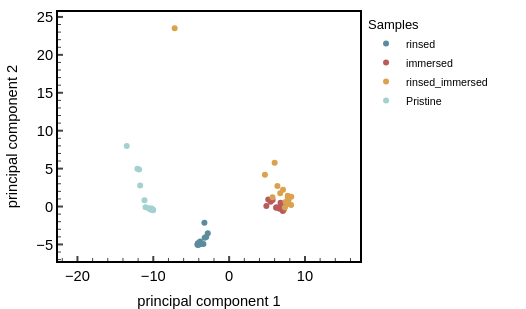
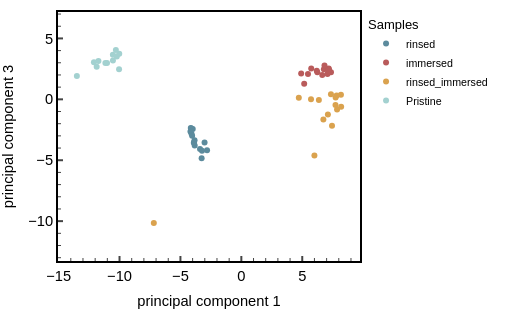
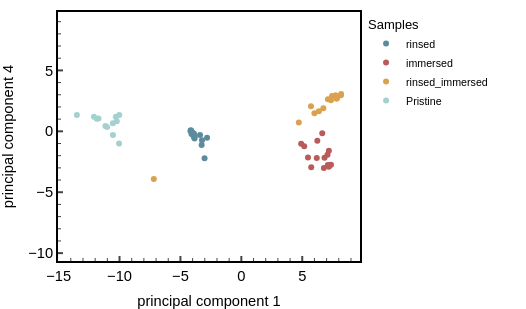
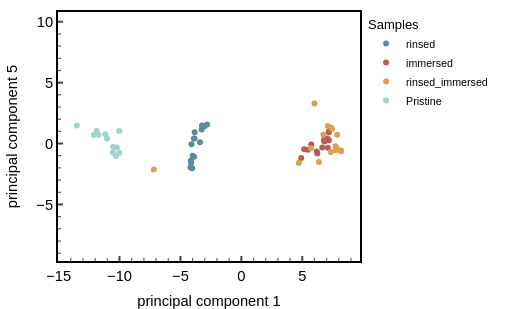

Write notebook code for charts like these, in order.
### Code cell
import plotly.graph_objects as go
from plotly.subplots import make_subplots
from scientific_utils.publication_plotly import apply_style, my_color_scale, BAR_MARGIN, OVERVIEW_W_CM, OVERVIEW_H_CM, SHOW_LEGEND

# Create unique symbols for each sample
unique_samples = list(principal_components_transformed[principal_components_transformed.columns[-1]].unique())
print('All the Sample Names in the dataframe are:\n', unique_samples)
print('|')   
print('Plotting Score Plots')

# Plot each column against each other
for i, col1 in enumerate(principal_components_transformed.columns[:-1]):
    for j, col2 in enumerate(principal_components_transformed.columns[:-1]):
        if i < j:  # Only plot unique pairs, skip if same column or reverse pairs
            # Create scatter plot with color gradient and different symbols for each sample
            fig = go.Figure()

            for sample in unique_samples:
                sample_df = principal_components_transformed[principal_components_transformed['Sample Names'] == sample]
                fig.add_trace(go.Scatter(
                    x=sample_df[col1],
                    y=sample_df[col2],
                    mode='markers',
                    marker_color=color_list[unique_samples.index(sample)], 
                    name=sample  # Label for the legend
                ))

            fig['layout'].update(height = 800, width = 800, title = 'PCA Biplot')
    
            ##### Change Visual Layout of the Plot: publication style (publication_plotly.apply_style)
            apply_style(fig, col1, col2, plot_w_cm=OVERVIEW_W_CM, plot_h_cm=OVERVIEW_H_CM,
                        x_tickformat='uniform', y_tickformat='uniform', showlegend=SHOW_LEGEND)
            fig.update_layout(legend_title_text="Samples")
            fig.update_xaxes(scaleanchor="y", scaleratio=1)   # same scale on both axes (score plot), as before

            # Save Plot as interactive html Plot
            fig.write_html(images_outdir + col1 + '_VS_' + col2 + ".html") # images_outdir + "Comparing_specCapacites" + ".html"

            fig.show()

### Figure 1 — Plotly figure (JSON) as saved in the notebook; plotly's stock layout.template omitted (floating-point values rounded to 4 significant figures)
{"data": [{"marker": {"color": "#5c8b9d"}, "mode": "markers", "name": "rinsed", "type": "scatter", "x": [-4.092, -3.841, -3.83, -3.902, -3.99, -4.147, -4.12, -4.177, -4.042, -3.881, -3.392, -2.815, -3.018, -3.227, -3.26], "y": [-5.031, -4.98, -4.603, -4.731, -5.004, -4.987, -4.825, -5.046, -4.987, -4.873, -4.944, -3.518, -4.03, -4.108, -2.149]}, {"marker": {"color": "#b95b5b"}, "mode": "markers", "name": "immersed", "type": "scatter", "x": [6.642, 7.097, 7.186, 7.358, 6.774, 5.737, 5.159, 7.174, 7.186, 7.075, 6.191, 5.471, 4.91, 6.239, 6.828], "y": [-0.2865, 0.093, 0.2516, 0.1459, 0.5019, 0.8521, 0.9287, -0.3835, -0.4203, -0.5981, -0.1465, 0.6244, 0.06928, -0.09195, 0.01464]}, {"marker": {"color": "#daa24e"}, "mode": "markers", "name": "rinsed_immersed", "type": "scatter", "x": [7.443, 6.734, -7.186, 5.999, 7.106, 7.857, 8.193, 7.73, 7.741, 8.176, 7.823, 5.719, 7.357, 4.717, 6.365], "y": [0.5924, 1.754, 23.51, 5.763, 2.213, 0.3246, 1.282, 1.407, 1.21, 0.2171, 0.7954, 1.233, -0.1423, 4.201, 2.71]}, {"marker": {"color": "#a3d1d0"}, "mode": "markers", "name": "Pristine", "type": "scatter", "x": [-11.03, -11.16, -11.73, -10.04, -10.54, -10.55, -10.22, -13.5, -12.1, -11.88, -10.02, -10.3], "y": [-0.1034, 0.8232, 2.77, -0.4339, -0.2832, -0.2318, -0.2659, 7.98, 4.973, 4.895, -0.4997, -0.4355]}], "layout": {"font": {"color": "black", "family": "Arial", "size": 14.67}, "height": 309, "legend": {"bgcolor": "rgba(255,255,255,0)", "font": {"size": 10.67}, "title": {"text": "Samples"}, "x": 1.02, "xanchor": "left", "y": 1, "yanchor": "top"}, "margin": {"autoexpand": false, "b": 48, "l": 58, "r": 166, "t": 12}, "paper_bgcolor": "white", "plot_bgcolor": "white", "showlegend": true, "title": {}, "width": 526, "xaxis": {"automargin": false, "gridcolor": "lightgrey", "gridwidth": 0.5, "linecolor": "black", "linewidth": 2, "minor": {"ticklen": 3, "ticks": "inside", "tickwidth": 1}, "mirror": true, "scaleanchor": "y", "scaleratio": 1, "showgrid": false, "showline": true, "showticklabels": true, "tickfont": {"size": 14.67}, "ticklen": 5, "ticks": "inside", "tickwidth": 2, "title": {"font": {"size": 14.67}, "text": "principal component 1"}}, "yaxis": {"automargin": false, "gridcolor": "lightgrey", "gridwidth": 0.5, "linecolor": "black", "linewidth": 2, "minor": {"ticklen": 3, "ticks": "inside", "tickwidth": 1}, "mirror": true, "showgrid": false, "showline": true, "showticklabels": true, "tickfont": {"size": 14.67}, "ticklen": 5, "ticks": "inside", "tickwidth": 2, "title": {"font": {"size": 14.67}, "text": "principal component 2"}}}}

### Figure 2 — Plotly figure (JSON) as saved in the notebook; plotly's stock layout.template omitted (floating-point values rounded to 4 significant figures)
{"data": [{"marker": {"color": "#5c8b9d"}, "mode": "markers", "name": "rinsed", "type": "scatter", "x": [-4.092, -3.841, -3.83, -3.902, -3.99, -4.147, -4.12, -4.177, -4.042, -3.881, -3.392, -2.815, -3.018, -3.227, -3.26], "y": [-2.822, -3.354, -3.793, -3.569, -2.445, -2.352, -2.391, -2.637, -2.999, -3.553, -4.077, -4.183, -3.538, -4.226, -4.837]}, {"marker": {"color": "#b95b5b"}, "mode": "markers", "name": "immersed", "type": "scatter", "x": [6.642, 7.097, 7.186, 7.358, 6.774, 5.737, 5.159, 7.174, 7.186, 7.075, 6.191, 5.471, 4.91, 6.239, 6.828], "y": [1.988, 2.424, 2.372, 2.219, 2.465, 2.536, 1.283, 2.525, 2.447, 2.072, 2.35, 2.074, 2.124, 2.219, 2.77]}, {"marker": {"color": "#daa24e"}, "mode": "markers", "name": "rinsed_immersed", "type": "scatter", "x": [7.443, 6.734, -7.186, 5.999, 7.106, 7.857, 8.193, 7.73, 7.741, 8.176, 7.823, 5.719, 7.357, 4.717, 6.365], "y": [-2.176, -1.646, -10.15, -4.62, -1.253, -0.8434, -0.6175, -0.4665, 0.1468, 0.3707, 0.3096, 0.01257, 0.4202, 0.1218, -0.06444]}, {"marker": {"color": "#a3d1d0"}, "mode": "markers", "name": "Pristine", "type": "scatter", "x": [-11.03, -11.16, -11.73, -10.04, -10.54, -10.55, -10.22, -13.5, -12.1, -11.88, -10.02, -10.3], "y": [2.992, 2.979, 3.149, 2.468, 3.186, 3.661, 3.509, 1.913, 3.04, 2.682, 3.737, 4.042]}], "layout": {"font": {"color": "black", "family": "Arial", "size": 14.67}, "height": 309, "legend": {"bgcolor": "rgba(255,255,255,0)", "font": {"size": 10.67}, "title": {"text": "Samples"}, "x": 1.02, "xanchor": "left", "y": 1, "yanchor": "top"}, "margin": {"autoexpand": false, "b": 48, "l": 58, "r": 166, "t": 12}, "paper_bgcolor": "white", "plot_bgcolor": "white", "showlegend": true, "title": {}, "width": 526, "xaxis": {"automargin": false, "gridcolor": "lightgrey", "gridwidth": 0.5, "linecolor": "black", "linewidth": 2, "minor": {"ticklen": 3, "ticks": "inside", "tickwidth": 1}, "mirror": true, "scaleanchor": "y", "scaleratio": 1, "showgrid": false, "showline": true, "showticklabels": true, "tickfont": {"size": 14.67}, "ticklen": 5, "ticks": "inside", "tickwidth": 2, "title": {"font": {"size": 14.67}, "text": "principal component 1"}}, "yaxis": {"automargin": false, "gridcolor": "lightgrey", "gridwidth": 0.5, "linecolor": "black", "linewidth": 2, "minor": {"ticklen": 3, "ticks": "inside", "tickwidth": 1}, "mirror": true, "showgrid": false, "showline": true, "showticklabels": true, "tickfont": {"size": 14.67}, "ticklen": 5, "ticks": "inside", "tickwidth": 2, "title": {"font": {"size": 14.67}, "text": "principal component 3"}}}}

### Figure 3 — Plotly figure (JSON) as saved in the notebook; plotly's stock layout.template omitted (floating-point values rounded to 4 significant figures)
{"data": [{"marker": {"color": "#5c8b9d"}, "mode": "markers", "name": "rinsed", "type": "scatter", "x": [-4.092, -3.841, -3.83, -3.902, -3.99, -4.147, -4.12, -4.177, -4.042, -3.881, -3.392, -2.815, -3.018, -3.227, -3.26], "y": [-0.2252, -0.5798, -0.4092, -0.4395, -0.1186, 0.09761, 0.04728, 0.0163, -0.2027, -0.2011, -0.3123, -0.5207, -2.218, -0.7428, -1.128]}, {"marker": {"color": "#b95b5b"}, "mode": "markers", "name": "immersed", "type": "scatter", "x": [6.642, 7.097, 7.186, 7.358, 6.774, 5.737, 5.159, 7.174, 7.186, 7.075, 6.191, 5.471, 4.91, 6.239, 6.828], "y": [-0.1599, -2.757, -1.596, -2.751, -3.013, -2.943, -1.235, -2.826, -2.907, -1.924, -2.195, -2.16, -1.028, -0.7845, -2.169]}, {"marker": {"color": "#daa24e"}, "mode": "markers", "name": "rinsed_immersed", "type": "scatter", "x": [7.443, 6.734, -7.186, 5.999, 7.106, 7.857, 8.193, 7.73, 7.741, 8.176, 7.823, 5.719, 7.357, 4.717, 6.365], "y": [2.889, 1.898, -3.912, 1.483, 2.623, 2.74, 3.061, 2.933, 2.942, 2.959, 2.672, 2.055, 2.541, 0.7272, 1.655]}, {"marker": {"color": "#a3d1d0"}, "mode": "markers", "name": "Pristine", "type": "scatter", "x": [-11.03, -11.16, -11.73, -10.04, -10.54, -10.55, -10.22, -13.5, -12.1, -11.88, -10.02, -10.3], "y": [0.3453, 0.4276, 1.061, -0.9994, -0.3074, 0.6694, 0.8206, 1.331, 1.204, 1.026, 1.337, 1.201]}], "layout": {"font": {"color": "black", "family": "Arial", "size": 14.67}, "height": 309, "legend": {"bgcolor": "rgba(255,255,255,0)", "font": {"size": 10.67}, "title": {"text": "Samples"}, "x": 1.02, "xanchor": "left", "y": 1, "yanchor": "top"}, "margin": {"autoexpand": false, "b": 48, "l": 58, "r": 166, "t": 12}, "paper_bgcolor": "white", "plot_bgcolor": "white", "showlegend": true, "title": {}, "width": 526, "xaxis": {"automargin": false, "gridcolor": "lightgrey", "gridwidth": 0.5, "linecolor": "black", "linewidth": 2, "minor": {"ticklen": 3, "ticks": "inside", "tickwidth": 1}, "mirror": true, "scaleanchor": "y", "scaleratio": 1, "showgrid": false, "showline": true, "showticklabels": true, "tickfont": {"size": 14.67}, "ticklen": 5, "ticks": "inside", "tickwidth": 2, "title": {"font": {"size": 14.67}, "text": "principal component 1"}}, "yaxis": {"automargin": false, "gridcolor": "lightgrey", "gridwidth": 0.5, "linecolor": "black", "linewidth": 2, "minor": {"ticklen": 3, "ticks": "inside", "tickwidth": 1}, "mirror": true, "showgrid": false, "showline": true, "showticklabels": true, "tickfont": {"size": 14.67}, "ticklen": 5, "ticks": "inside", "tickwidth": 2, "title": {"font": {"size": 14.67}, "text": "principal component 4"}}}}

### Figure 4 — Plotly figure (JSON) as saved in the notebook; plotly's stock layout.template omitted (floating-point values rounded to 4 significant figures)
{"data": [{"marker": {"color": "#5c8b9d"}, "mode": "markers", "name": "rinsed", "type": "scatter", "x": [-4.092, -3.841, -3.83, -3.902, -3.99, -4.147, -4.12, -4.177, -4.042, -3.881, -3.392, -2.815, -3.018, -3.227, -3.26], "y": [-0.05332, 0.407, 0.9326, 0.4094, -1.007, -1.411, -1.593, -1.957, -2.035, -1.08, 0.09902, 1.568, 1.424, 1.477, 1.149]}, {"marker": {"color": "#b95b5b"}, "mode": "markers", "name": "immersed", "type": "scatter", "x": [6.642, 7.097, 7.186, 7.358, 6.774, 5.737, 5.159, 7.174, 7.186, 7.075, 6.191, 5.471, 4.91, 6.239, 6.828], "y": [-0.3288, -0.3387, 0.2671, 1.268, 0.2911, -0.08133, -0.4626, 0.9647, 0.9297, 0.4096, -0.6443, -0.5006, -1.178, -0.8097, 0.1599]}, {"marker": {"color": "#daa24e"}, "mode": "markers", "name": "rinsed_immersed", "type": "scatter", "x": [7.443, 6.734, -7.186, 5.999, 7.106, 7.857, 8.193, 7.73, 7.741, 8.176, 7.823, 5.719, 7.357, 4.717, 6.365], "y": [1.202, 0.727, -2.139, 3.296, 1.438, 0.7221, -0.6336, -0.2214, -0.5591, -0.5634, -0.3826, -0.3784, -0.694, -1.593, -1.509]}, {"marker": {"color": "#a3d1d0"}, "mode": "markers", "name": "Pristine", "type": "scatter", "x": [-11.03, -11.16, -11.73, -10.04, -10.54, -10.55, -10.22, -13.5, -12.1, -11.88, -10.02, -10.3], "y": [0.3848, 0.7684, 0.721, 1.032, -0.2696, -0.7272, -0.3278, 1.484, 0.7278, 1.023, -0.7715, -1.03]}], "layout": {"font": {"color": "black", "family": "Arial", "size": 14.67}, "height": 309, "legend": {"bgcolor": "rgba(255,255,255,0)", "font": {"size": 10.67}, "title": {"text": "Samples"}, "x": 1.02, "xanchor": "left", "y": 1, "yanchor": "top"}, "margin": {"autoexpand": false, "b": 48, "l": 58, "r": 166, "t": 12}, "paper_bgcolor": "white", "plot_bgcolor": "white", "showlegend": true, "title": {}, "width": 526, "xaxis": {"automargin": false, "gridcolor": "lightgrey", "gridwidth": 0.5, "linecolor": "black", "linewidth": 2, "minor": {"ticklen": 3, "ticks": "inside", "tickwidth": 1}, "mirror": true, "scaleanchor": "y", "scaleratio": 1, "showgrid": false, "showline": true, "showticklabels": true, "tickfont": {"size": 14.67}, "ticklen": 5, "ticks": "inside", "tickwidth": 2, "title": {"font": {"size": 14.67}, "text": "principal component 1"}}, "yaxis": {"automargin": false, "gridcolor": "lightgrey", "gridwidth": 0.5, "linecolor": "black", "linewidth": 2, "minor": {"ticklen": 3, "ticks": "inside", "tickwidth": 1}, "mirror": true, "showgrid": false, "showline": true, "showticklabels": true, "tickfont": {"size": 14.67}, "ticklen": 5, "ticks": "inside", "tickwidth": 2, "title": {"font": {"size": 14.67}, "text": "principal component 5"}}}}
